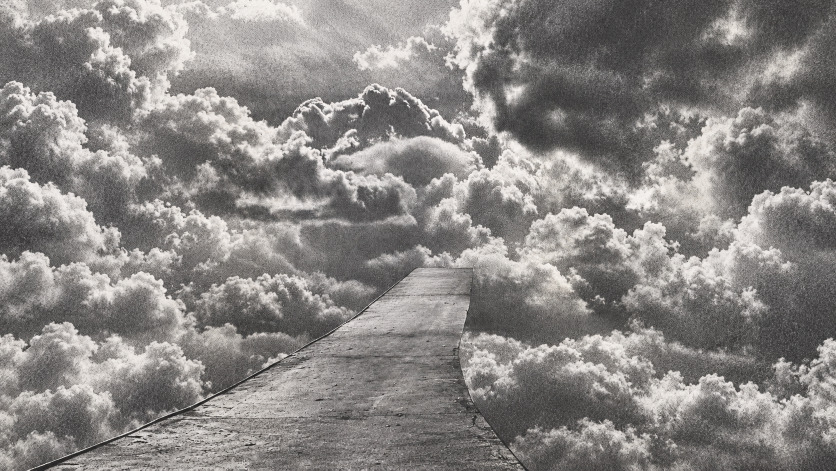
#> input picture projects/sor-experiences-2026/experiences/03-leap/build/src/plate-wide-ai.png, 1672 x 941 px (shown at 1/2 size)
$ python prep_plate_wide.py
#> lines starting #> are read from the running program, lines starting #| are printed output that depends on the picture; after the words box and inside, x2 and y2 are one past the last pixel; in counts of white or black regions, pixels touching at a corner belong together
"""Wide plate: AI outpaint (plate-wide-ai.png) of the square clean plate, with the original
square pasted back in the centre (feathered) so the scene geometry stays exact.
Square was placed at 70% height in a 16:9 canvas: x0=965,y0=268,S=1254 of 3184x1791.
Writes assets/plate-wide.jpg (unit square = 1000px) and prints its scene extent."""
import os, cv2, numpy as np
HERE = os.path.dirname(os.path.abspath(__file__)); OUT = os.path.join(HERE, '..', 'assets')
W, H, X0, Y0, S = 3184, 1791, 965, 268, 1254
wide = cv2.resize(cv2.imread(f'{HERE}/plate-wide-ai.png', 0), (W, H), interpolation=cv2.INTER_CUBIC).astype(np.float32)
#> wide: shape (1791, 3184) float32; min 5, max 255, mean 134.2
sq = cv2.imread(f'{HERE}/plate-ai.png', 0).astype(np.float32)
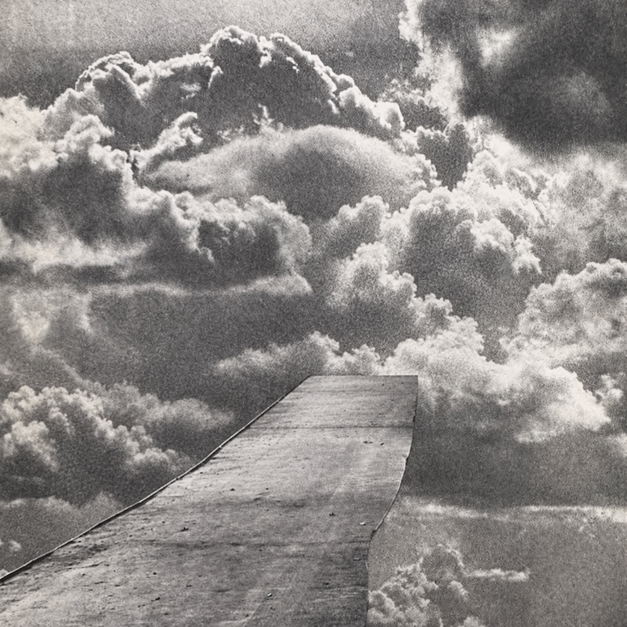
#> input picture projects/sor-experiences-2026/experiences/03-leap/build/src/plate-ai.png, 1254 x 1254 px (shown at 1/2 size)
#> sq: shape (1254, 1254) float32; min 10, max 252, mean 137.8
# register: tiny shift between the model's redraw and the original
a = wide[Y0:Y0+S, X0:X0+S]; (dx, dy), _ = cv2.phaseCorrelate(sq, a); print('shift', round(dx, 1), round(dy, 1))
#> after `a = wide[Y0:Y0 + S, X0:X0 + S]`:
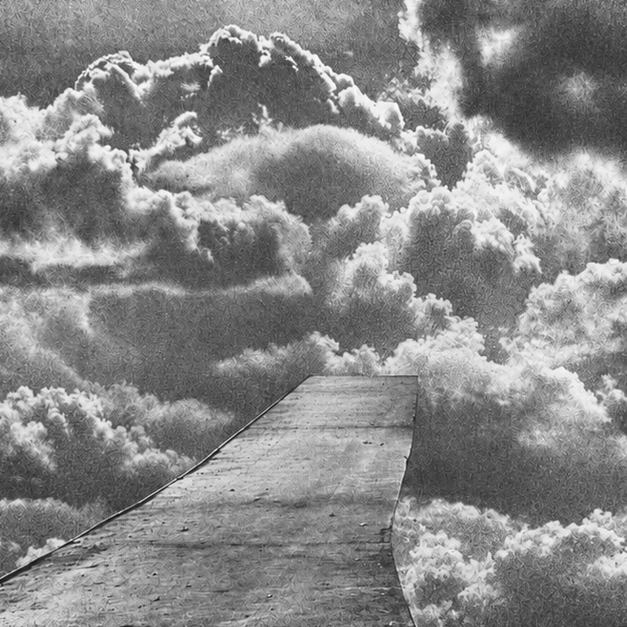
#> a: shape (1254, 1254) float32 (shown at 1/2 size); min 5, max 255, mean 136.8
#> after `(dx, dy), _ = cv2.phaseCorrelate(sq, a)`: dx = -0.122; dy = 0.134
#| shift -0.1 0.1
M = np.float32([[1, 0, -dx], [0, 1, -dy]]); wide = cv2.warpAffine(wide, M, (W, H), borderMode=cv2.BORDER_REFLECT)
#> after `M = np.float32([[1, 0, -dx], [0, 1, -dy]])`: M = [[1, 0, 0.122], [0, 1, -0.134]]
# match tone of the outpaint to the original around the seam
ring = np.zeros((H, W), np.uint8); cv2.rectangle(ring, (X0, Y0), (X0+S, Y0+S), 1, 80)
#> after `cv2.rectangle(ring, (X0, Y0), (X0 + S, Y0 + S), 1, 80)`:
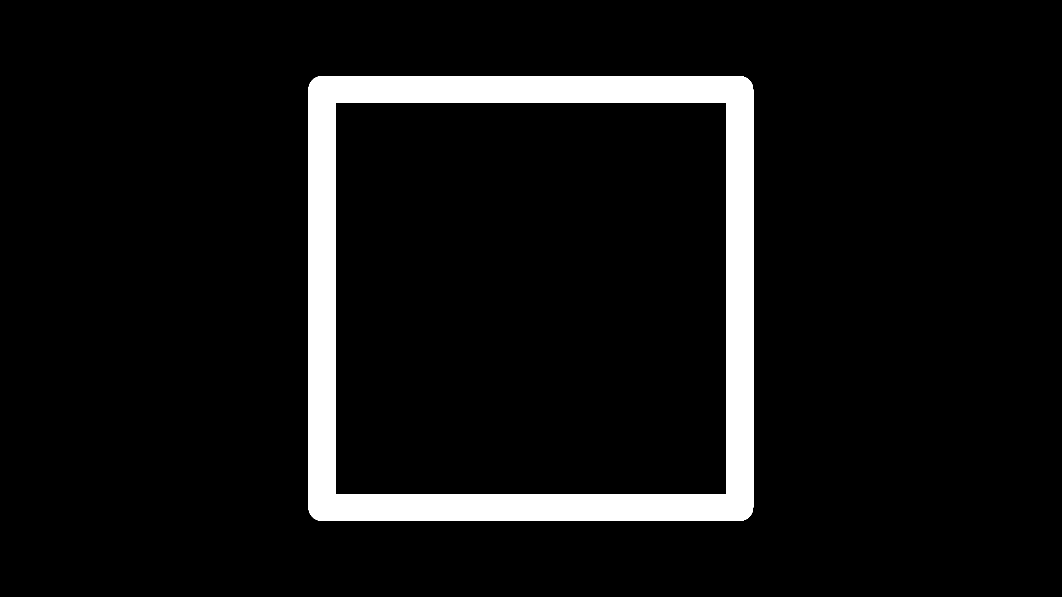
#> ring: shape (1791, 3184) (shown at 1/3 size); values 0 (black) and 1 (white), 7.1% white; 1 white region, box (x1, y1, x2, y2) and area: (925, 228, 2260, 1563) 404760
inner = ring[Y0:Y0+S, X0:X0+S] > 0
mw, sw = wide[Y0:Y0+S, X0:X0+S][inner].mean(), wide[Y0:Y0+S, X0:X0+S][inner].std()
#> mw = 132.3; sw = 43.2
ms, ss = sq[inner].mean(), sq[inner].std()
#> ms = 137.3; ss = 43.65
wide = (wide - mw) * (ss / sw) + ms
# feathered paste
m = np.zeros((S, S), np.float32); F = 70
m[F:-F, F:-F] = 1; m = cv2.GaussianBlur(m, (0, 0), F / 2.5)
roi = wide[Y0:Y0+S, X0:X0+S]; wide[Y0:Y0+S, X0:X0+S] = roi * (1 - m) + sq * m
#> after `wide[Y0:Y0 + S, X0:X0 + S] = roi * (1 - m) + sq * m`:
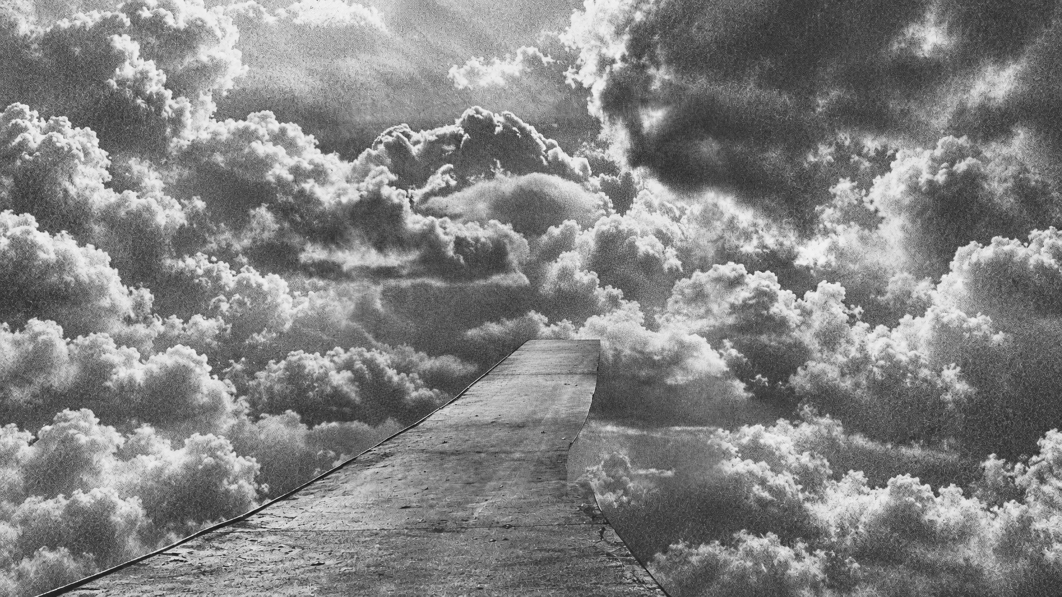
#> wide: shape (1791, 3184) float32 (shown at 1/3 size); min 8.98, max 260.5, mean 138.2; drawn with min black and max white
k = 1000 / S
out = cv2.resize(np.clip(wide, 0, 255).astype(np.uint8), (round(W * k), round(H * k)), interpolation=cv2.INTER_AREA)
cv2.imwrite(f'{OUT}/plate-wide.jpg', out, [cv2.IMWRITE_JPEG_QUALITY, 82])
print('size', out.shape[1], out.shape[0], 'scene x', round(-X0 / S, 4), 'y', round(-Y0 / S, 4), 'w', round(W / S, 4), 'h', round(H / S, 4))
#| size 2539 1428 scene x -0.7695 y -0.2137 w 2.5391 h 1.4282
